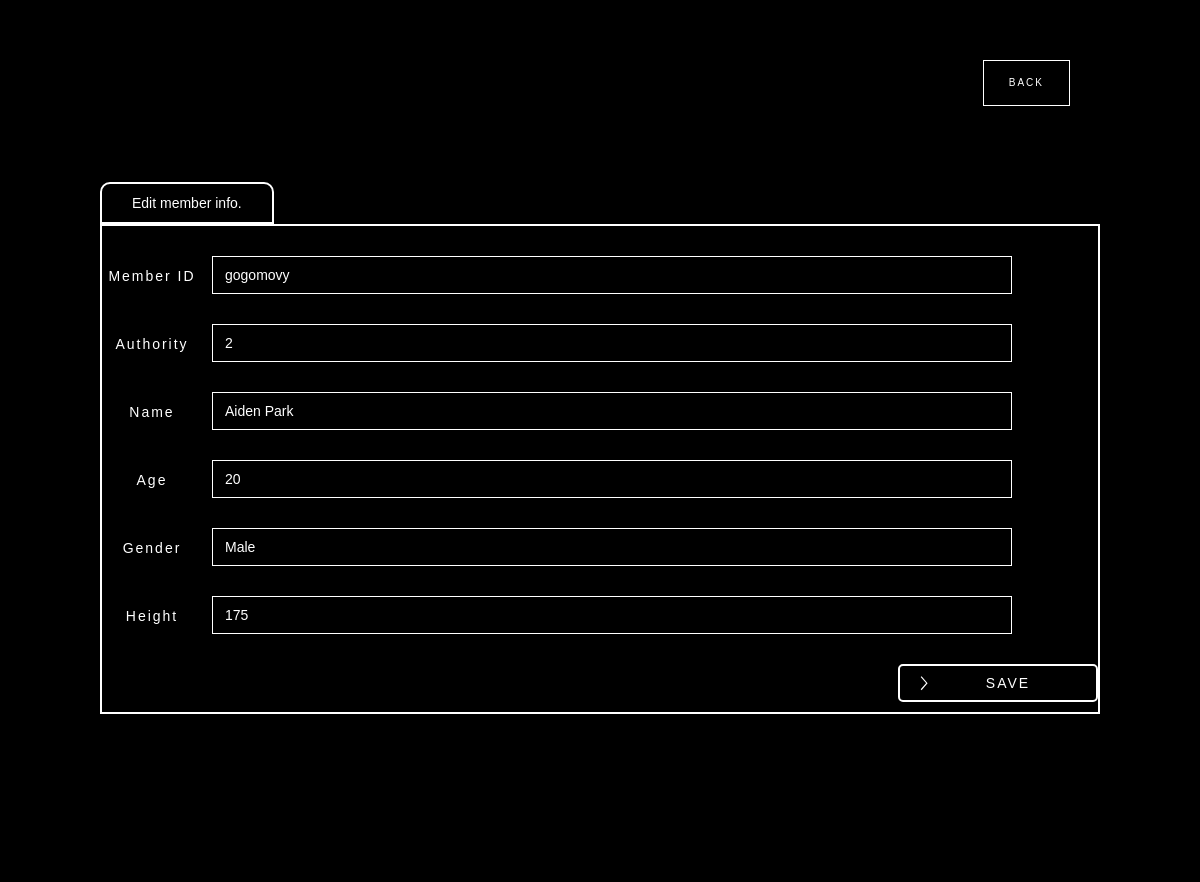
/manager/manager_edit_form/1/, run on the app's committed database.
### member/models.py (models this page shows, shortened)
class User(AbstractBaseUser):
    member_id = models.CharField(
        verbose_name='member_id',
        max_length=80,
        unique=True,
        blank=False,
    )
    authority = models.IntegerField(
        default=0,
    )
    name = models.CharField(
        max_length=30,
        default='noname',
    )
    age = models.IntegerField(
        default=20,
    )
    gender = models.CharField(
        max_length=6,
        default='Male',
        choices=(('Male', 'Male'), ('Female', 'Female'))
    )
    height = models.IntegerField(
        default=170,
    )
    is_active = models.BooleanField(default=True)
    is_admin = models.BooleanField(default=False)
    objects = UserManager()
    USERNAME_FIELD = 'member_id'
    REQUIRED_FIELDS = []

### manager/views.py (the view, shortened to what this page needs)
# urls.py: path('manager_edit_form/<int:pk>/', manager_edit_form, name='manager_edit_form'),
@csrf_exempt
def manager_edit_form(request, pk):
    user = User.objects.get(pk=pk)
    return render(
        request,
        'manager-edit-form-page.html',
        {
            'user': user
        }
    )

### manager/templates/manager-edit-form-page.html (shortened to what this page needs)
<!DOCTYPE html>
<html data-wf-page="64dda0c2e04994ad319e6172" data-wf-site="64aabb5a9d5b566a4dfebda3">
<head>
  {% load static %}
  <link href="{% static 'css/normalize.css' %}" rel="stylesheet" type="text/css">
  <link href="{% static 'css/webflow.css' %}" rel="stylesheet" type="text/css">
  <link href="{% static 'css/crossfit-facility-webapp-webflow.css' %}" rel="stylesheet" type="text/css">
</head>
<body class="body-16">
    <form method="POST"> {% csrf_token %}
  <div class="navbar-logo-center">
    <div data-animation="default" data-collapse="medium" data-duration="400" data-easing="ease" data-easing2="ease" role="banner" class="navbar-logo-center-container shadow-three w-nav">
      <div class="container-4">
        <div class="navbar-wrapper-three">
          <a href="#" class="navbar-brand-three w-nav-brand"></a>
          <nav role="navigation" class="nav-menu-wrapper-three w-nav-menu">
            <div class="nav-menu-three">
              <ul role="list" class="nav-menu-block w-list-unstyled">
                <li class="mobile-margin-top-10">
                  <button type="submit" name="back" class="get-start-butto w-button">Back</button>
                </li>
              </ul>
            </div>
          </nav>
        </div>
      </div>
    </div>
  </div>
  <section>
    <div class="w-layout-blockcontainer container-17 w-container">
      <div data-current="Tab 1" data-easing="ease" data-duration-in="300" data-duration-out="100" class="w-tabs">
        <div class="w-tab-menu">
          <a data-w-tab="Tab 1" class="tab-link-tab-1 w-inline-block w-tab-link w--current">
            <div>Edit member info.</div>
          </a>
        </div>
        <div class="w-tab-content">
            <div class="form-block-2 w-form">
                <div class="div-block-17"><label for="name" class="field-label-4">Member ID</label>
                  <input type="text" class="text-field-3 w-input" maxlength="256" name="member_id" data-name="member_id" value="{{ user.member_id }}">
                </div>
                <div class="div-block-17"><label for="name-3" class="field-label-4">Authority</label>
                  <input type="number" class="text-field-3 w-input" maxlength="256" name="authority" data-name="authority" value="{{ user.authority }}">
                </div>
                <div class="div-block-17"><label for="name-3" class="field-label-4">Name</label>
                  <input type="text" class="text-field-3 w-input" maxlength="256" name="name" data-name="name" value="{{ user.name }}">
                </div>
                <div class="div-block-17"><label for="name-3" class="field-label-4">Age</label>
                  <input type="number" class="text-field-3 w-input" maxlength="256" name="age" data-name="Age" value="{{ user.age }}">
                </div>
                <div class="div-block-17"><label for="name-3" class="field-label-4">Gender</label>
                  <input type="text" class="text-field-3 w-input" maxlength="256" name="gender" data-name="gender" value="{{ user.gender }}">
                </div>
                <div class="div-block-17"><label for="name-3" class="field-label-4">Height</label>
                  <input type="text" class="text-field-3 w-input" maxlength="256" name="height" data-name="height" value="{{ user.height }}">
                </div>
                <button type="submit" name="save" data-wait="Please wait..." class="sign-up-submit-button w-button">Save</button>
            </div>
        </div>
      </div>
    </div>
  </section>
    </form>
</body>
</html>

### static/css/webflow.css (style rules this page uses)
* { -webkit-box-sizing: border-box; -moz-box-sizing: border-box; box-sizing: border-box; }
html { height: 100%; }
body { margin: 0; min-height: 100%; background-color: #fff; font-family: Arial, sans-serif; font-size: 14px; line-height: 20px; color: #333; }
.w-inline-block { max-width: 100%; display: inline-block; }
.w-button { display: inline-block; padding: 9px 15px; background-color: #3898EC; color: white; border: 0; line-height: inherit; text-decoration: none; cursor: pointer; border-radius: 0; }
ul, ol { margin-top: 0px; margin-bottom: 10px; padding-left: 40px; }
.w-list-unstyled { padding-left: 0; list-style: none; }
button, [type='button'], [type='reset'] { border: 0; cursor: pointer; -webkit-appearance: button; }
.w-form { margin: 0 0 15px; }
label { display: block; margin-bottom: 5px; font-weight: bold; }
.w-input, .w-select { display: block; width: 100%; height: 38px; padding: 8px 12px; margin-bottom: 10px; font-size: 14px; line-height: 1.42857143; color: #333333; vertical-align: middle; background-color: #ffffff; border: 1px solid #cccccc; }
.w-container { margin-left: auto; margin-right: auto; max-width: 940px; }
.w-container:before, .w-container:after { content: " "; display: table; grid-column-start: 1; grid-row-start: 1; grid-column-end: 2; grid-row-end: 2; }
.w-container:after { clear: both; }
.w-nav { position: relative; background: #dddddd; z-index: 1000; }
.w-nav:before, .w-nav:after { content: " "; display: table; grid-column-start: 1; grid-row-start: 1; grid-column-end: 2; grid-row-end: 2; }
.w-nav:after { clear: both; }
.w-nav-brand { position: relative; float: left; text-decoration: none; color: #333333; }
.w-nav-menu { position: relative; float: right; }
.w-tabs { position: relative; }
.w-tabs:before, .w-tabs:after { content: " "; display: table; grid-column-start: 1; grid-row-start: 1; grid-column-end: 2; grid-row-end: 2; }
.w-tabs:after { clear: both; }
.w-tab-menu { position: relative; }
.w-tab-link { position: relative; display: inline-block; vertical-align: top; text-decoration: none; padding: 9px 30px; text-align: left; cursor: pointer; color: #222222; background-color: #dddddd; }
.w-tab-link.w--current { background-color: #C8C8C8; }
.w-tab-content { position: relative; display: block; overflow: hidden; }

### data on the page
User: member_id "gogomovy", authority "2", name "Aiden Park", age "20", gender "Male", height "175"
